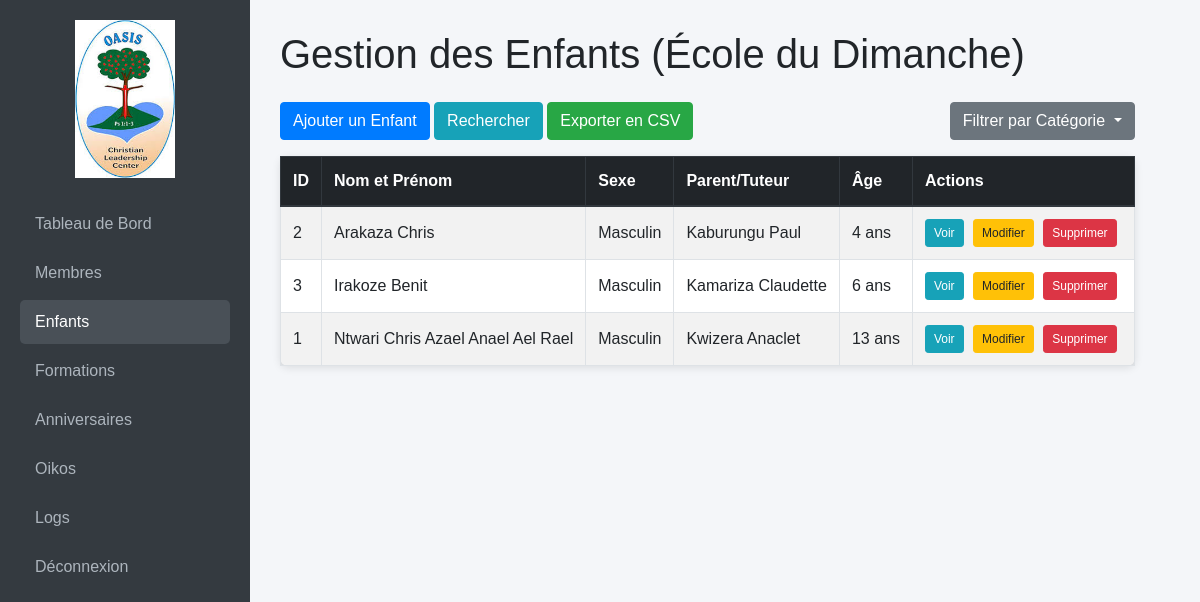
The app's page /children.php (signed in) with its own data.
### tables this page shows
CREATE TABLE `children` (
  `id` int(11) NOT NULL,
  `nom` varchar(100) NOT NULL,
  `prenom` varchar(100) NOT NULL,
  `sexe` enum('Masculin','Féminin') DEFAULT NULL,
  `date_naissance` date DEFAULT NULL,
  `categorie` enum('Enfant','Teenager') DEFAULT NULL,
  `parent_nom` varchar(100) NOT NULL,
  `parent_prenom` varchar(100) NOT NULL,
  `parent_telephone1` varchar(20) NOT NULL,
  `parent_telephone2` varchar(20) DEFAULT NULL,
  `parent_email` varchar(100) DEFAULT NULL,
  `parent_id` varchar(5) DEFAULT NULL,
  `created_at` timestamp NOT NULL DEFAULT current_timestamp()
);

### children.php (the view, shortened to what this page needs)
<?php
require_once 'config.php';
try {
    $db = getDBConnection();
} catch (Exception $e) {
    $error = "Erreur de connexion à la base de données : " . $e->getMessage();
    $parents = [];
}
function calculateAgeAndCategory($date_naissance, $current_date = '2025-04-25') {
    $birth_date = new DateTime($date_naissance);
    $current_date = new DateTime($current_date);
    $interval = $birth_date->diff($current_date);
    $age = $interval->y;
    $category = ($age < 13) ? 'Enfant' : ($age <= 18 ? 'Teenager' : null);
    return ['age' => $age, 'category' => $category];
}
try {
    $children = $db->query("
        SELECT c.*, m.nom AS parent_nom_membre, m.prenom AS parent_prenom_membre
        FROM children c
        LEFT JOIN members m ON c.parent_id = m.id
        ORDER BY c.nom, c.prenom
    ")->fetchAll(PDO::FETCH_ASSOC);
} catch (Exception $e) {
    $error = "Erreur récupération enfants : " . $e->getMessage();
    $children = [];
}
?>
<!DOCTYPE html>
<html lang="fr">
<head>
    <link rel="stylesheet" href="assets/bootstrap/css/bootstrap.min.css">
</head>
<body>
    <div class="d-flex">
        <div class="sidebar">
            <div class="text-center mb-4">
                <img src="assets/images/logo.jpeg" alt="OCC Logo" class="img-fluid" style="width: 100px;">
            </div>
            <ul class="nav flex-column">
                <li class="nav-item"><a href="index.php" class="nav-link">Tableau de Bord</a></li>
                <li class="nav-item"><a href="members.php" class="nav-link">Membres</a></li>
                <li class="nav-item"><a href="children.php" class="nav-link active">Enfants</a></li>
                <li class="nav-item"><a href="formations.php" class="nav-link">Formations</a></li>
                <li class="nav-item"><a href="anniversaires.php" class="nav-link">Anniversaires</a></li>
                <li class="nav-item"><a href="oikos.php" class="nav-link">Oikos</a></li>
                <?php if ($_SESSION['role'] === 'admin'): ?>
                    <li class="nav-item"><a href="logs.php" class="nav-link">Logs</a></li>
                <?php endif; ?>
                <li class="nav-item"><a href="auth.php?logout" class="nav-link">Déconnexion</a></li>
            </ul>
        </div>
        <div class="content flex-grow-1">
            <h1 class="mb-4">Gestion des Enfants (École du Dimanche)</h1>
            <div class="mb-3 d-flex justify-content-between">
                <div>
                    <?php if ($_SESSION['role'] === 'admin' || $_SESSION['role'] === 'diacre'): ?>
                        <button class="btn btn-primary" data-toggle="modal" data-target="#addChildModal">Ajouter un Enfant</button>
                    <?php endif; ?>
                    <button class="btn btn-info" data-toggle="modal" data-target="#searchModal">Rechercher</button>
                    <?php if ($_SESSION['role'] === 'admin' || $_SESSION['role'] === 'diacre'): ?>
                        <form action="children.php" method="POST" style="display: inline;">
                            <button type="submit" class="btn btn-success">Exporter en CSV</button>
                        </form>
                    <?php endif; ?>
                </div>
                <div class="dropdown">
                    <button class="btn btn-secondary dropdown-toggle" type="button" id="categoryFilter" aria-haspopup="true" aria-expanded="false">
                        Filtrer par Catégorie
                    </button>
                </div>
            </div>
            <table id="children-table" class="table table-bordered table-striped">
                <thead class="thead-dark">
                    <tr>
                        <th>ID</th>
                        <th>Nom et Prénom</th>
                        <th>Sexe</th>
                        <th>Parent/Tuteur</th>
                        <th>Âge</th>
                        <th>Actions</th>
                    </tr>
                </thead>
                <tbody>
                    <?php foreach ($children as $child): ?>
                        <?php $age_and_category = calculateAgeAndCategory($child['date_naissance']); ?>
                        <tr id="child-<?php echo htmlspecialchars($child['id']); ?>" data-category="<?php echo htmlspecialchars($child['categorie'] ?: ''); ?>">
                            <td><?php echo htmlspecialchars($child['id']); ?></td>
                            <td><?php echo htmlspecialchars($child['nom'] . ' ' . $child['prenom']); ?></td>
                            <td><?php echo htmlspecialchars($child['sexe'] ?: '-'); ?></td>
                            <td><?php echo htmlspecialchars($child['parent_nom'] . ' ' . $child['parent_prenom']); ?></td>
                            <td><?php echo $age_and_category['age'] !== null ? htmlspecialchars($age_and_category['age'] . ' ans') : '-'; ?></td>
                            <td>
                                <button class="btn btn-sm btn-info view-child" data-child-id="<?php echo htmlspecialchars($child['id']); ?>">Voir</button>
                                <?php if ($_SESSION['role'] === 'admin' || $_SESSION['role'] === 'diacre'): ?>
                                    <button class="btn btn-sm btn-warning update-child" data-child-id="<?php echo htmlspecialchars($child['id']); ?>">Modifier</button>
                                <?php endif; ?>
                                <?php if ($_SESSION['role'] === 'admin'): ?>
                                    <button class="btn btn-sm btn-danger delete-child" data-child-id="<?php echo htmlspecialchars($child['id']); ?>" data-child-name="<?php echo htmlspecialchars($child['nom'] . ' ' . $child['prenom']); ?>">Supprimer</button>
                                <?php endif; ?>
                            </td>
                        </tr>
                    <?php endforeach; ?>
                </tbody>
            </table>
        </div>
    </div>
</body>
</html>

### children.php (style rules this page uses)
body { background-color: #f4f6f9; font-family: 'Arial', sans-serif; }
.sidebar { width: 250px; background-color: #343a40; color: #fff; height: 100vh; padding: 20px; position: fixed; }
.sidebar .nav-link { color: #adb5bd; padding: 10px 15px; border-radius: 5px; margin-bottom: 5px; }
.sidebar .nav-link:hover, .sidebar .nav-link.active { background-color: #495057; color: #fff; }
.content { margin-left: 250px; padding: 30px; }
.table { background-color: #fff; border-radius: 8px; box-shadow: 0 2px 8px rgba(0, 0, 0, 0.1); }
.table th, .table td { vertical-align: middle; }
.btn-primary { background-color: #007bff; border-color: #007bff; }
.btn-info { background-color: #17a2b8; border-color: #17a2b8; }
.btn-warning { background-color: #ffc107; border-color: #ffc107; color: #212529; }
.btn-danger { background-color: #dc3545; border-color: #dc3545; }
.btn-success { background-color: #28a745; border-color: #28a745; }
#search-results-table .btn-sm, #children-table .btn-sm { font-size: 12px; margin-right: 5px; padding: 4px 8px; }
#search-results-table th:last-child, #search-results-table td:last-child, #children-table th:last-child, #children-table td:last-child { width: 200px; white-space: nowrap; }

### records on screen
children: id "2", nom+prenom "Arakaza Chris", sexe "Masculin", parent_nom+parent_prenom "Kaburungu Paul", date_naissance "4 ans"
children: id "3", nom+prenom "Irakoze Benit", sexe "Masculin", parent_nom+parent_prenom "Kamariza Claudette", date_naissance "6 ans"
children: id "1", nom+prenom "Ntwari Chris Azael Anael Ael Rael", sexe "Masculin", parent_nom+parent_prenom "Kwizera Anaclet", date_naissance "13 ans"
